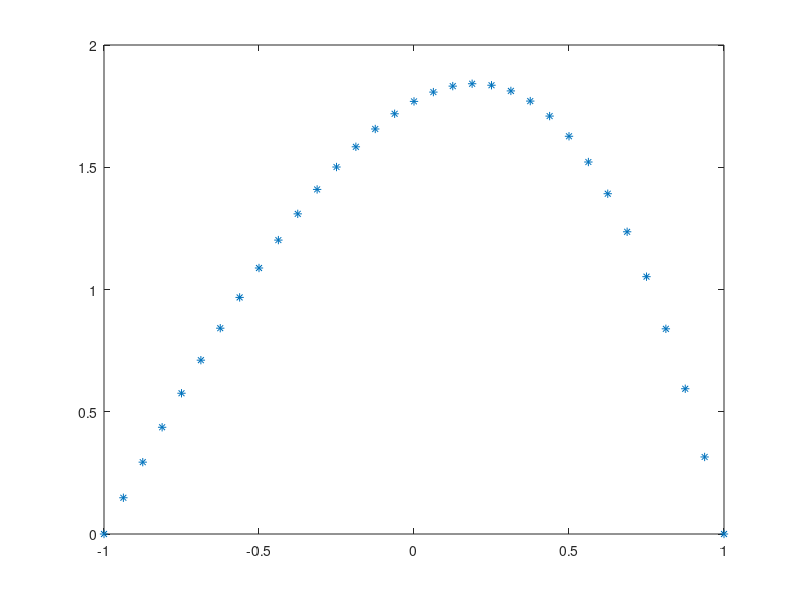

The MATLAB script that drew this image: (Note: this script raises an error after producing the figure.)


cd '/home/ritabrata/Desktop/Non_Linear_Adjoint_Optimisation-master/Codes/Just_Direct'
cd '/home/ritabrata.thakur/Desktop/Just_Direct'
u_64points_075stretch = importdata('U_vel.txt');
yf_64points_075stretch  = importdata('yf_grid.txt');



figure
plot(yf_64points_075stretch(2:end-1), u_64points_075stretch(1,2:end-1), '*')
hold on
plot(yf_64points_075stretch(2:end-1), u_64points_075stretch(1000,2:end-1))
legend('theroretical', 'After 1000 time steps')
title('viscosity = (1 - 0.25*T), medium stretching, more NY')


for i = 2:length(U)
error_64Ny(i) = trapz(yf_64points_075stretch(2:end-1), abs(u_64points_075stretch(i,2:end-1)-u_64points_075stretch(1,2:end-1)));
%max(u(1,2:end-1) - u())
end

clear error_new
for i = 2:length(U)
error_new(i) = max(abs(U(i,2:end-1)-U(1,2:end-1)));
%max(u(1,2:end-1) - u())
end

figure 
plot(error_new)
title('0.75 stretching, NY = 128')

figure 
plot(error_64Ny_2)
xlabel('time steps')
ylabel('Error')
title('maximum error at each time step, 0.75 stretching, NY = 128')

